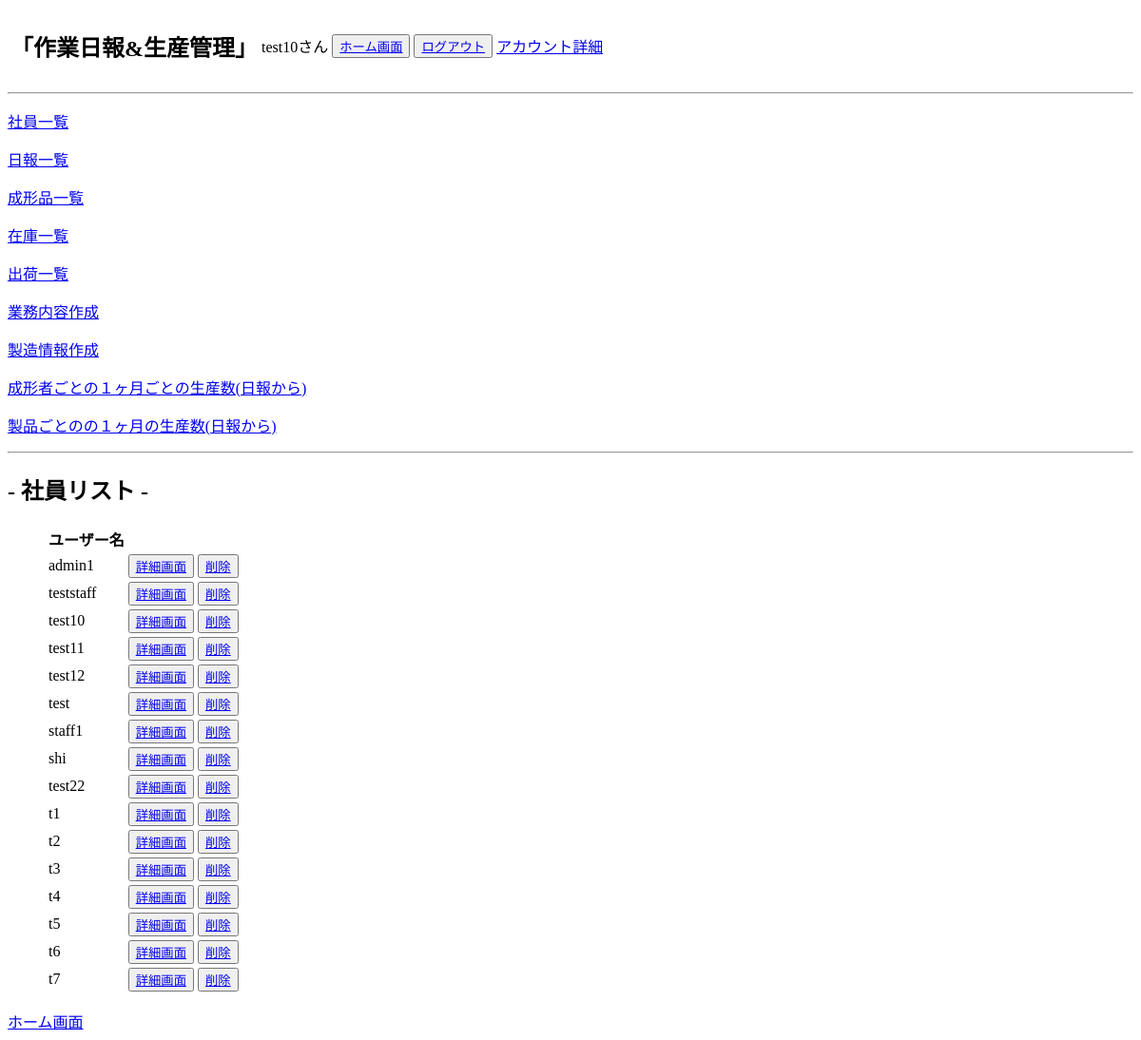
The page /product_management/staff_user_list/ (signed in) on the database as committed earlier.
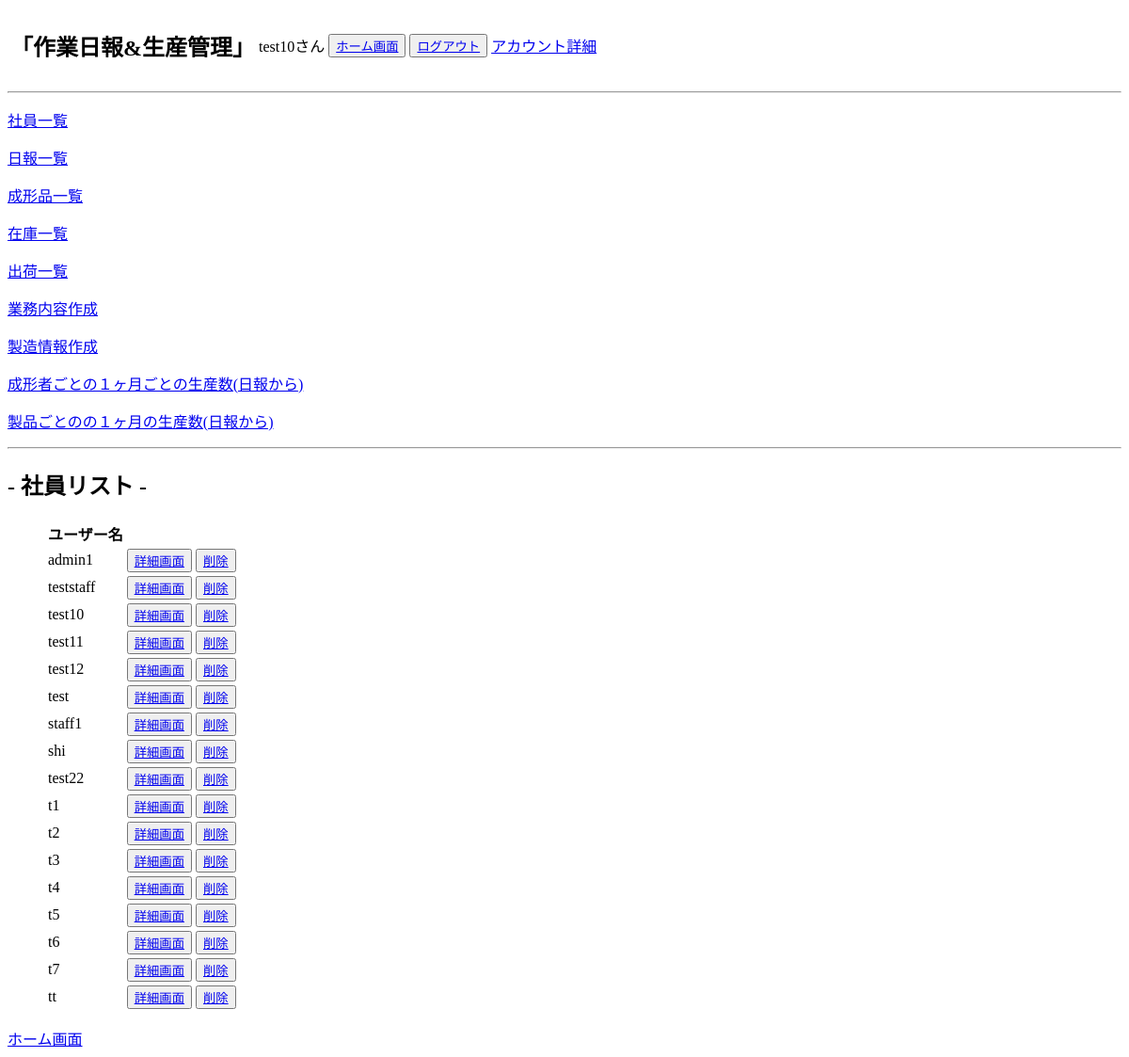
The same page on the database as committed later.
### accounts/models.py (models this page shows, shortened)
class Users(AbstractBaseUser, PermissionsMixin):
    username = models.CharField(max_length=150, unique=True, verbose_name="ユーザー名")
    birthday = models.DateField(null=True,blank=True, verbose_name="生年月日")
    phone = models.CharField(max_length=11,null=True,blank=True, verbose_name="携帯番号")
    email = models.EmailField(max_length=255, unique=True, verbose_name="メールアドレス")
    department = models.ForeignKey(
        Departments, on_delete=models.PROTECT, null=True,blank=True
    )
    is_active = models.BooleanField(default=True)
    is_staff = models.BooleanField(default=False)
    USERNAME_FIELD = 'username'
    EMAIL_FIELD = 'email'
    REQUIRED_FIELDS = ['email']
    objects = UsersManager()

### product_management/views.py (the view)
# urls.py: path('staff_user_list/', StaffUserListView.as_view(), name='staff_user_list'),
class StaffUserListView(LoginRequiredMixin,ListView):
    model = Users
    template_name = os.path.join('staff','staff_user_list.html')
    context_object_name = 'users'

### accounts/context_processors.py (called while the page is built)
def my_custom_context(request):
    protocol = 'http' if request.is_secure() else 'https'
    domain = request.get_host()
    return {
        'protocol': protocol,
        'domain': domain,
    }

### templates/staff/staff_user_list.html
{% extends 'base_staff.html' %}
{% block content %}
<h2>- 社員リスト -</h2>
{% if users %}
<ul>
        <table>
            <thead>
                <tr>
                    <th>ユーザー名</th>
                </tr>
            </thead>
            <tbody>
                {% for user in users %}
                <tr>
                    <td>{{ user.username }}</td>
                    <td><button><a href="{% url 'product_management:staff_user_detail' user.id %}">詳細画面</a></button></td>
                    <td><button><a href="{% url 'product_management:staff_user_delete' user.id %}">削除</a></button></td>
                </tr>
                {% endfor %}
            </tbody>
        </table>
</ul>
{% endif %}
<a href="{% url 'product_management:staff_home' %}">ホーム画面</a>
{% endblock %}

### templates/base_staff.html (shortened to what this page needs)
<!DOCTYPE html>
<html lang="ja">
<head>
</head>
<body>
    <table>
        <tr>
            <td><h2>「作業日報&生産管理」</h2></td>
            <td><p>{{ request.user.username }}さん</p></td>
            <td><button><a href="{% url 'product_management:staff_home' %}">ホーム画面</a></button></td>
            <td><button><a href="{% url 'accounts:logout_user' %}">ログアウト</a></button></td>
            <td><p><a href="{% url 'accounts:profile' %}">アカウント詳細</a></p></td>
        </tr>
    </table>
    <hr>
    <p><a href="{% url 'product_management:staff_user_list' %}">社員一覧</a></p>
    <p><a href="{% url 'product_management:staff_report_list' %}">日報一覧</a></p>
    <p><a href="{% url 'product_management:staff_molding_list' %}">成形品一覧</a></p>
    <p><a href="{% url 'product_management:staff_stock_list' %}">在庫一覧</a></p>
    <p><a href="{% url 'product_management:staff_shipping_list' %}">出荷一覧</a></p>
    <p><a href="{% url 'product_management:staff_business_list' %}">業務内容作成</a></p>
    <p><a href="{% url 'product_management:staff_product_list' %}">製造情報作成</a></p>
    <p><a href="{% url 'product_management:staff_reportusergraph' %}">成形者ごとの１ヶ月ごとの生産数(日報から)</a></p>
    <p><a href="{% url 'product_management:staff_reportproductgraph' %}">製品ごとのの１ヶ月の生産数(日報から)</a></p>
    <hr>
    {% block content %}
    {% endblock %}
</body>
</html>

Rows that differ between the two databases and show on the page:
added Users: username "tt"
